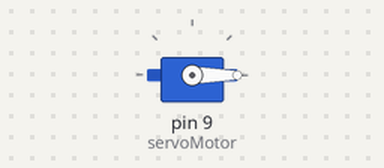
The sketch below on a simulated Arduino Uno, built with avr-gcc and run on an emulated ATmega328P. Shown: servo.

Above: at 0.05 s.
At 2.5 s:
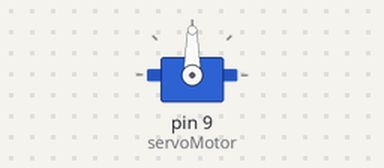
At 5.0 s:
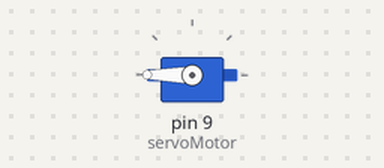
Timing chart, 0 to 6.5 s (numbered marks = the images above):
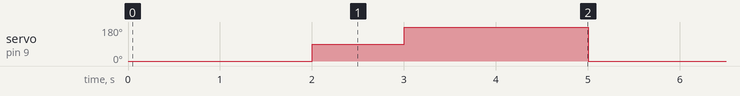

The sketch:

servo-moteur_laby.ino
```cpp
#include <Servo.h>

Servo servoMotor; //  Créez un objet servo

void setup() {
  servoMotor.attach(9); // Indiquez la broche à laquelle le servo est connecté (ici : broche 9)
}

void loop() {
  servoMotor.write(-180); // Envoyez le servo à la position de 0 degré
  delay(1000); // Attendez 1 seconde
  servoMotor.write(0); // Envoyez le servo à la position de 90 degrés
  delay(1000); // Attendez 1 seconde
  servoMotor.write(90); // Envoyez le servo à la position de 180 degrés
  delay(1000); // Attendez 1 seconde
  servoMotor.write(180); // Envoyez le servo à la position de 180 degrés
  delay(1000); // Attendez 1 seconde
  servoMotor.write(360); // Envoyez le servo à la position de 180 degrés
  delay(1000); // Attendez 1 seconde
}
```

Measured:
- by itself, servo on pin 9 (servoMotor): repeats every 5.0 s: 180° 2.0 s, 0° 2.0 s, 90° 1.0 s
